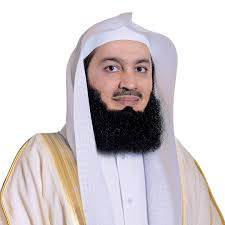
#> input picture images/for-recognition/train/Mufti Menk/1.jpg, 225 x 225 px; its folder holds only this picture in this run
$ python faces_train.py
#> lines starting #> are read from the running program, lines starting #| are printed output that depends on the picture
import os
import cv2 as cv
import numpy as np

people = []

for person in os.listdir('./images/for-recognition/train'):
    people.append(person)
#> pass 2 of the loop `for person in os.listdir('./images/for-recognition/train'):`:

DIR = r'./images/for-recognition/train'
haar_cascade = cv.CascadeClassifier('./haar_face.xml')

features = []
labels = []

def create_train():
    for person in people:
        path = os.path.join(DIR, person)
        label = people.index(person)

        for img in os.listdir(path):
            img_path = os.path.join(path, img)

            img_array = cv.imread(img_path)
#> img_array is the input picture: shape (225, 225, 3); mean B, G, R 206.8, 204.7, 211.9
            gray = cv.cvtColor(img_array, cv.COLOR_BGR2GRAY)
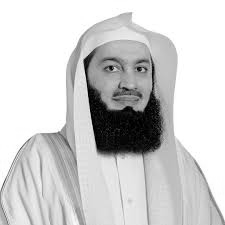
#> gray: shape (225, 225); min 0, max 255, mean 207.1

            faces_rect = haar_cascade.detectMultiScale(gray, scaleFactor=1.1, minNeighbors=4)
#> faces_rect = [[91, 40, 72, 72]]

            for (x, y, w, h) in faces_rect:
                faces_roi = gray[y:y+h, x:x+w]
                features.append(faces_roi)
                labels.append(label)
#> this loop made 1 pass
#> pass 1, in create_train, `faces_roi = gray[y:y+h, x:x+w]`:
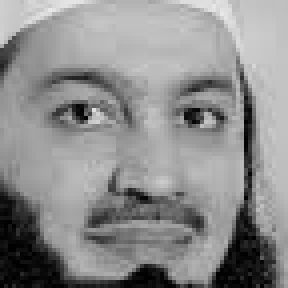
#> faces_roi: shape (72, 72) (shown 4 times larger); min 0, max 233, mean 141.1
#> after the loop, features = 1 item; labels = [0]
#> pass 2 of the loop in create_train, `for person in people:`:
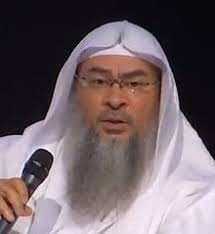
#> input picture images/for-recognition/train/Sheikh Assim/1.jpg, 215 x 234 px
#> in create_train, img_array is the input picture: shape (234, 215, 3); mean B, G, R 103.7, 98.9, 113
#> in create_train, `gray = cv.cvtColor(img_array, cv.COLOR_BGR2GRAY)`:
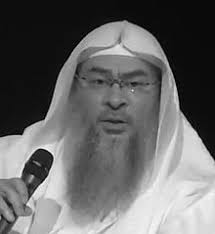
#> gray: shape (234, 215); min 0, max 251, mean 103.7
#> faces_rect = [[61, 36, 114, 114]]
#> the loop in create_train, `for (x, y, w, h) in faces_rect:` made 1 pass
#> pass 1, in create_train, `faces_roi = gray[y:y+h, x:x+w]`:
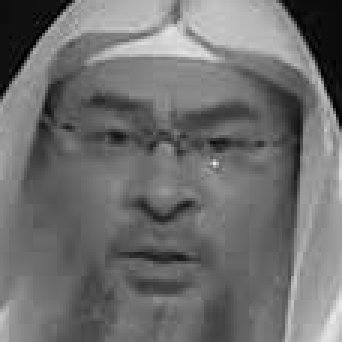
#> faces_roi: shape (114, 114) (shown 3 times larger); min 0, max 231, mean 110.7
#> after the loop in create_train, `for (x, y, w, h) in faces_rect:`: features = 2 items; labels = [0, 1]

create_train()

print(f'Length of the features = {len(features)}')
#| Length of the features = 2
print(f'Length of the labels = {len(labels)}')
#| Length of the labels = 2

features = np.array(features, dtype='object')
labels = np.array(labels)

face_recognizer = cv.face.LBPHFaceRecognizer_create()
face_recognizer.train(features, labels)

face_recognizer.save('face_trained.yml')
np.save('features.npy', features)
np.save('labels.npy', labels)
